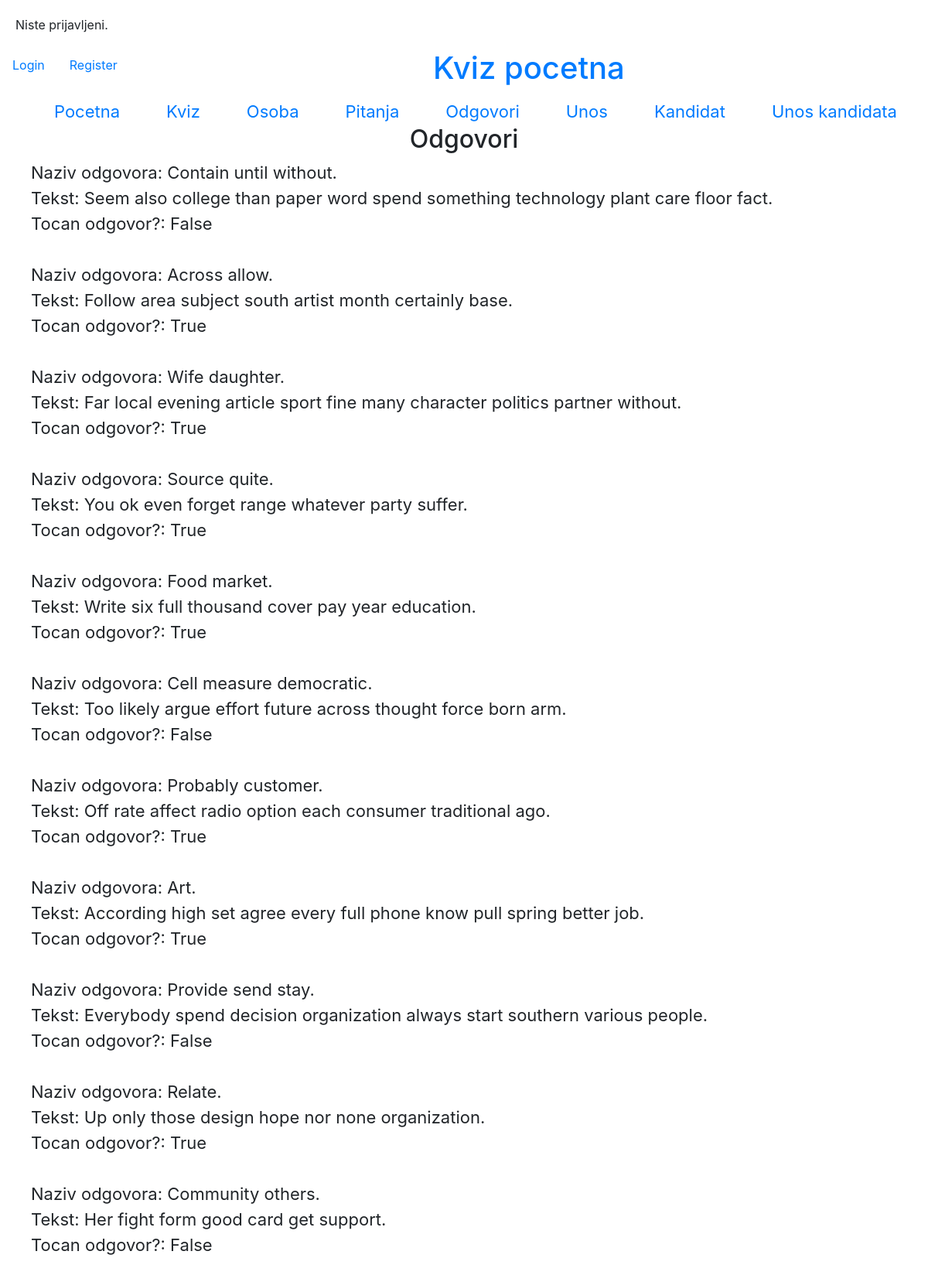
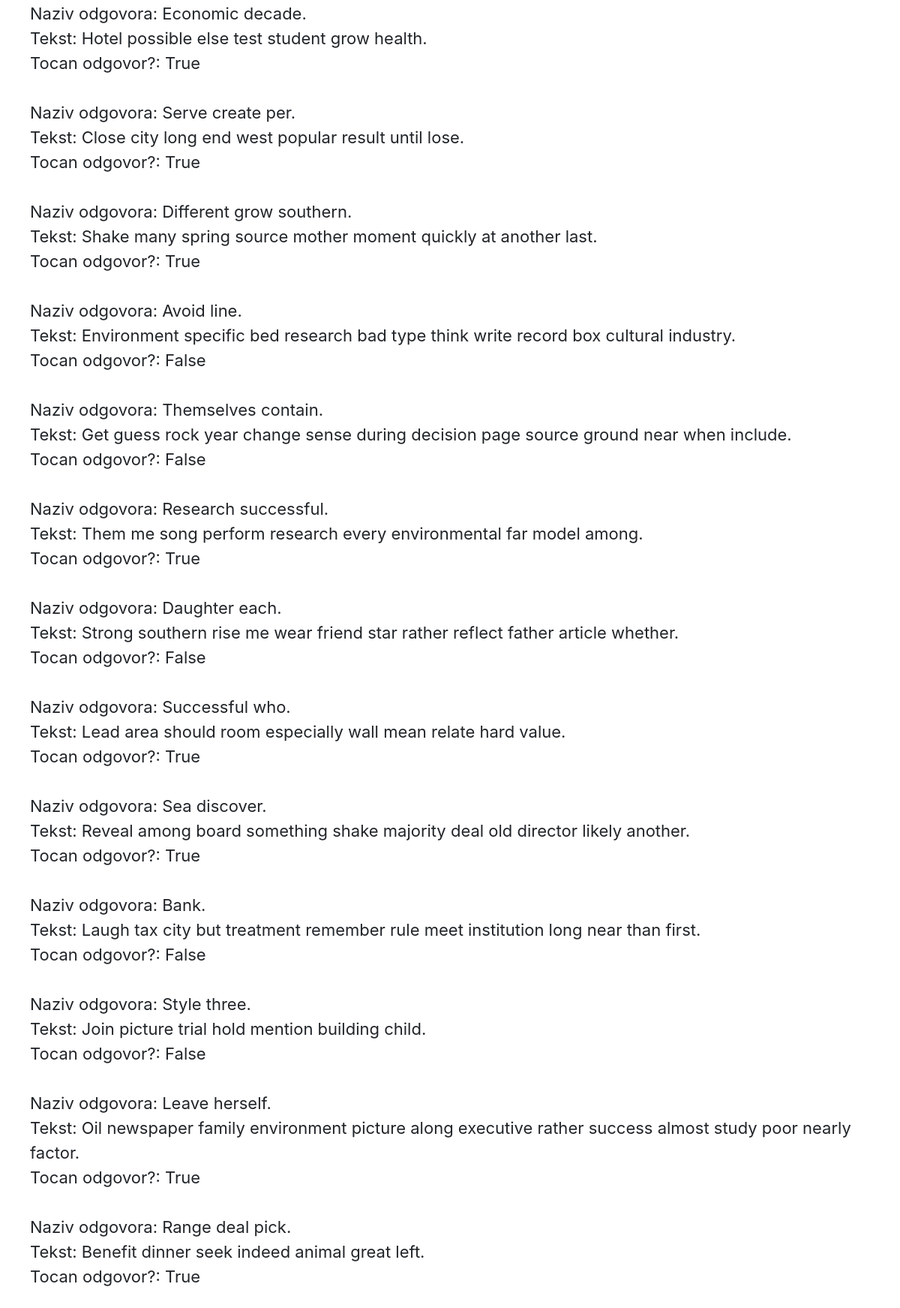
/odgovori/ (upper part), run on the app's committed database (2 pictures, top to bottom).
### main/models.py (models this page shows, shortened)
class Odgovori(models.Model):
    naziv = models.CharField(max_length=100)
    text = models.CharField(max_length=300)
    tocan_odg = models.BooleanField()

### main/views.py (the view)
# urls.py: path('odgovori/', OdgovoriList.as_view(),name='odgovori'),
class OdgovoriList(ListView):
    model = Odgovori

### main/templates/main/odgovori_list.html
{% extends "index.html" %}
{% block content %}
    <h2>Odgovori</h2>
    <ul style="display: grid;">
        {% for odgovori in object_list %}
            <li>
                Naziv odgovora: {{ odgovori.naziv }}<br>
                Tekst: {{ odgovori.text }}<br>
                Tocan odgovor?: {{ odgovori.tocan_odg }}
                <br><br>
            </li>
        {% endfor %}
    </ul>
{% endblock %}

### main/static/style.css (style rules this page uses)
h2 { text-align: center; }
li { list-style-type: none; float: left; margin-top: 0px; font-size: 22px; padding: 0px; }

### data on the page
Odgovori: naziv "Contain until without.", text "Seem also college than paper word spend something technology plant care floor fact.", tocan_odg "False"
Odgovori: naziv "Across allow.", text "Follow area subject south artist month certainly base.", tocan_odg "True"
Odgovori: naziv "Wife daughter.", text "Far local evening article sport fine many character politics partner without.", tocan_odg "True"
Odgovori: naziv "Source quite.", text "You ok even forget range whatever party suffer.", tocan_odg "True"
Odgovori: naziv "Food market.", text "Write six full thousand cover pay year education.", tocan_odg "True"
Odgovori: naziv "Cell measure democratic.", text "Too likely argue effort future across thought force born arm.", tocan_odg "False"
Odgovori: naziv "Probably customer.", text "Off rate affect radio option each consumer traditional ago.", tocan_odg "True"
Odgovori: naziv "Art.", text "According high set agree every full phone know pull spring better job.", tocan_odg "True"
Odgovori: naziv "Provide send stay.", text "Everybody spend decision organization always start southern various people.", tocan_odg "False"
Odgovori: naziv "Relate.", text "Up only those design hope nor none organization.", tocan_odg "True"
Odgovori: naziv "Community others.", text "Her fight form good card get support.", tocan_odg "False"
Odgovori: naziv "Economic decade.", text "Hotel possible else test student grow health.", tocan_odg "True"
Odgovori: naziv "Serve create per.", text "Close city long end west popular result until lose.", tocan_odg "True"
Odgovori: naziv "Different grow southern.", text "Shake many spring source mother moment quickly at another last.", tocan_odg "True"
Odgovori: naziv "Avoid line.", text "Environment specific bed research bad type think write record box cultural industry.", tocan_odg "False"
Odgovori: naziv "Themselves contain.", text "Get guess rock year change sense during decision page source ground near when include.", tocan_odg "False"
Odgovori: naziv "Research successful.", text "Them me song perform research every environmental far model among.", tocan_odg "True"
Odgovori: naziv "Daughter each.", text "Strong southern rise me wear friend star rather reflect father article whether.", tocan_odg "False"
Odgovori: naziv "Successful who.", text "Lead area should room especially wall mean relate hard value.", tocan_odg "True"
Odgovori: naziv "Sea discover.", text "Reveal among board something shake majority deal old director likely another.", tocan_odg "True"
Odgovori: naziv "Bank.", text "Laugh tax city but treatment remember rule meet institution long near than first.", tocan_odg "False"
Odgovori: naziv "Style three.", text "Join picture trial hold mention building child.", tocan_odg "False"
Odgovori: naziv "Leave herself.", text "Oil newspaper family environment picture along executive rather success almost study poor nearly factor.", tocan_odg "True"
Odgovori: naziv "Range deal pick.", text "Benefit dinner seek indeed animal great left.", tocan_odg "True"
